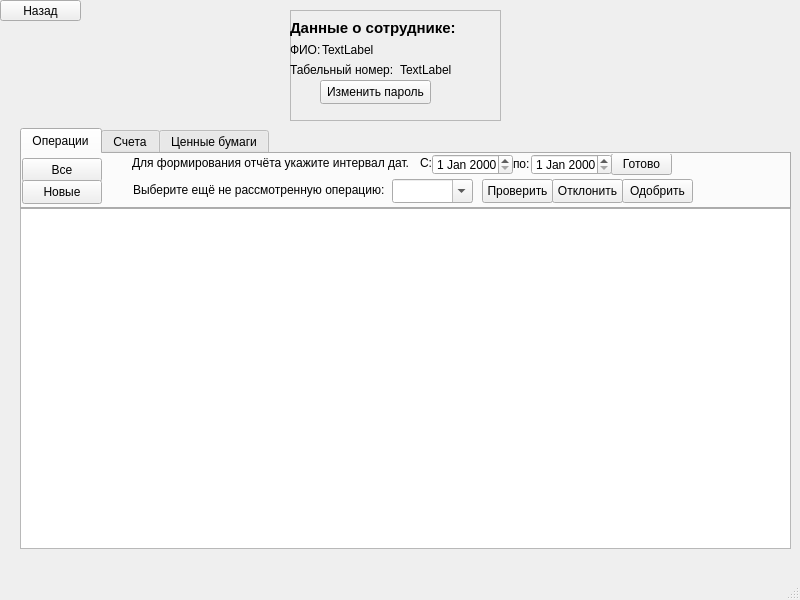
<?xml version="1.0" encoding="UTF-8"?>
<ui version="4.0">
 <class>EmplOperator</class>
 <widget class="QMainWindow" name="EmplOperator">
  <property name="geometry">
   <rect>
    <x>0</x>
    <y>0</y>
    <width>800</width>
    <height>600</height>
   </rect>
  </property>
  <property name="windowTitle">
   <string>MainWindow</string>
  </property>
  <widget class="QWidget" name="centralwidget">
   <widget class="QTableWidget" name="tblOutput">
    <property name="geometry">
     <rect>
      <x>20</x>
      <y>208</y>
      <width>771</width>
      <height>341</height>
     </rect>
    </property>
   </widget>
   <widget class="QTabWidget" name="tabWidget">
    <property name="geometry">
     <rect>
      <x>20</x>
      <y>128</y>
      <width>771</width>
      <height>81</height>
     </rect>
    </property>
    <property name="currentIndex">
     <number>0</number>
    </property>
    <widget class="QWidget" name="tab">
     <attribute name="title">
      <string>Операции</string>
     </attribute>
     <widget class="QPushButton" name="btnDealsAll">
      <property name="geometry">
       <rect>
        <x>0</x>
        <y>4</y>
        <width>80</width>
        <height>24</height>
       </rect>
      </property>
      <property name="text">
       <string>Все</string>
      </property>
     </widget>
     <widget class="QPushButton" name="btnDealsNew">
      <property name="geometry">
       <rect>
        <x>0</x>
        <y>26</y>
        <width>80</width>
        <height>24</height>
       </rect>
      </property>
      <property name="text">
       <string>Новые</string>
      </property>
     </widget>
     <widget class="QPushButton" name="btnDealsReport">
      <property name="geometry">
       <rect>
        <x>589</x>
        <y>-1</y>
        <width>61</width>
        <height>22</height>
       </rect>
      </property>
      <property name="text">
       <string>Готово</string>
      </property>
     </widget>
     <widget class="QLabel" name="label">
      <property name="geometry">
       <rect>
        <x>110</x>
        <y>1</y>
        <width>281</width>
        <height>16</height>
       </rect>
      </property>
      <property name="text">
       <string>Для формирования отчёта укажите интервал дат.</string>
      </property>
     </widget>
     <widget class="QDateEdit" name="dateEdit">
      <property name="geometry">
       <rect>
        <x>410</x>
        <y>0</y>
        <width>81</width>
        <height>21</height>
       </rect>
      </property>
     </widget>
     <widget class="QDateEdit" name="dateEdit_2">
      <property name="geometry">
       <rect>
        <x>509</x>
        <y>0</y>
        <width>81</width>
        <height>21</height>
       </rect>
      </property>
     </widget>
     <widget class="QLabel" name="label_2">
      <property name="geometry">
       <rect>
        <x>491</x>
        <y>2</y>
        <width>21</width>
        <height>16</height>
       </rect>
      </property>
      <property name="text">
       <string>по:</string>
      </property>
     </widget>
     <widget class="QComboBox" name="comboBox">
      <property name="geometry">
       <rect>
        <x>370</x>
        <y>25</y>
        <width>81</width>
        <height>24</height>
       </rect>
      </property>
      <property name="editable">
       <bool>true</bool>
      </property>
     </widget>
     <widget class="QLabel" name="label_3">
      <property name="geometry">
       <rect>
        <x>111</x>
        <y>28</y>
        <width>261</width>
        <height>16</height>
       </rect>
      </property>
      <property name="text">
       <string>Выберите ещё не рассмотренную операцию:</string>
      </property>
     </widget>
     <widget class="QPushButton" name="btnDealCheck">
      <property name="geometry">
       <rect>
        <x>460</x>
        <y>25</y>
        <width>71</width>
        <height>24</height>
       </rect>
      </property>
      <property name="text">
       <string>Проверить</string>
      </property>
     </widget>
     <widget class="QPushButton" name="btnDealReject">
      <property name="geometry">
       <rect>
        <x>530</x>
        <y>25</y>
        <width>71</width>
        <height>24</height>
       </rect>
      </property>
      <property name="text">
       <string>Отклонить</string>
      </property>
     </widget>
     <widget class="QPushButton" name="btnDealAccept">
      <property name="geometry">
       <rect>
        <x>600</x>
        <y>25</y>
        <width>71</width>
        <height>24</height>
       </rect>
      </property>
      <property name="text">
       <string>Одобрить</string>
      </property>
     </widget>
     <widget class="QLabel" name="label_4">
      <property name="geometry">
       <rect>
        <x>398</x>
        <y>1</y>
        <width>16</width>
        <height>16</height>
       </rect>
      </property>
      <property name="text">
       <string>C:</string>
      </property>
     </widget>
    </widget>
    <widget class="QWidget" name="tab_2">
     <attribute name="title">
      <string>Счета</string>
     </attribute>
     <widget class="QPushButton" name="btnAccntsAll">
      <property name="geometry">
       <rect>
        <x>0</x>
        <y>4</y>
        <width>80</width>
        <height>24</height>
       </rect>
      </property>
      <property name="text">
       <string>Все</string>
      </property>
     </widget>
     <widget class="QPushButton" name="btnAccntsNew">
      <property name="geometry">
       <rect>
        <x>0</x>
        <y>26</y>
        <width>80</width>
        <height>24</height>
       </rect>
      </property>
      <property name="text">
       <string>Новые</string>
      </property>
     </widget>
     <widget class="QComboBox" name="comboBox_2">
      <property name="geometry">
       <rect>
        <x>120</x>
        <y>10</y>
        <width>121</width>
        <height>24</height>
       </rect>
      </property>
      <property name="editable">
       <bool>true</bool>
      </property>
     </widget>
     <widget class="QPushButton" name="pushButton">
      <property name="geometry">
       <rect>
        <x>240</x>
        <y>10</y>
        <width>80</width>
        <height>24</height>
       </rect>
      </property>
      <property name="text">
       <string>Отклонить</string>
      </property>
     </widget>
    </widget>
    <widget class="QWidget" name="tab_3">
     <attribute name="title">
      <string>Ценные бумаги</string>
     </attribute>
     <widget class="QPushButton" name="btnDealsNew_3">
      <property name="geometry">
       <rect>
        <x>0</x>
        <y>4</y>
        <width>80</width>
        <height>24</height>
       </rect>
      </property>
      <property name="text">
       <string>Новые</string>
      </property>
     </widget>
     <widget class="QPushButton" name="btnDealsAll_3">
      <property name="geometry">
       <rect>
        <x>0</x>
        <y>4</y>
        <width>80</width>
        <height>24</height>
       </rect>
      </property>
      <property name="text">
       <string>Все</string>
      </property>
     </widget>
     <widget class="QPushButton" name="btnAccntsNew_3">
      <property name="geometry">
       <rect>
        <x>0</x>
        <y>26</y>
        <width>80</width>
        <height>24</height>
       </rect>
      </property>
      <property name="text">
       <string>Новые</string>
      </property>
     </widget>
    </widget>
   </widget>
   <widget class="QFrame" name="frmInfo">
    <property name="geometry">
     <rect>
      <x>290</x>
      <y>10</y>
      <width>211</width>
      <height>111</height>
     </rect>
    </property>
    <property name="frameShape">
     <enum>QFrame::Shape::StyledPanel</enum>
    </property>
    <property name="frameShadow">
     <enum>QFrame::Shadow::Raised</enum>
    </property>
    <widget class="QLabel" name="lblCompanyName">
     <property name="geometry">
      <rect>
       <x>0</x>
       <y>32</y>
       <width>61</width>
       <height>16</height>
      </rect>
     </property>
     <property name="text">
      <string>ФИО:</string>
     </property>
    </widget>
    <widget class="QLabel" name="lnlINN">
     <property name="geometry">
      <rect>
       <x>0</x>
       <y>52</y>
       <width>111</width>
       <height>16</height>
      </rect>
     </property>
     <property name="text">
      <string>Табельный номер:</string>
     </property>
    </widget>
    <widget class="QLabel" name="lblINNTxt">
     <property name="geometry">
      <rect>
       <x>110</x>
       <y>50</y>
       <width>91</width>
       <height>20</height>
      </rect>
     </property>
     <property name="text">
      <string>TextLabel</string>
     </property>
    </widget>
    <widget class="QLabel" name="lblCompanyNameTxt">
     <property name="geometry">
      <rect>
       <x>32</x>
       <y>30</y>
       <width>151</width>
       <height>20</height>
      </rect>
     </property>
     <property name="text">
      <string>TextLabel</string>
     </property>
    </widget>
    <widget class="QPushButton" name="btnUserChanges">
     <property name="geometry">
      <rect>
       <x>30</x>
       <y>70</y>
       <width>111</width>
       <height>24</height>
      </rect>
     </property>
     <property name="text">
      <string>Изменить пароль</string>
     </property>
    </widget>
    <widget class="QLabel" name="lblUserInfo">
     <property name="geometry">
      <rect>
       <x>0</x>
       <y>10</y>
       <width>171</width>
       <height>16</height>
      </rect>
     </property>
     <property name="font">
      <font>
       <pointsize>11</pointsize>
       <bold>true</bold>
      </font>
     </property>
     <property name="text">
      <string>Данные о сотруднике:</string>
     </property>
    </widget>
   </widget>
   <widget class="QPushButton" name="btnBack_2">
    <property name="geometry">
     <rect>
      <x>0</x>
      <y>0</y>
      <width>81</width>
      <height>21</height>
     </rect>
    </property>
    <property name="text">
     <string>Назад</string>
    </property>
   </widget>
  </widget>
  <widget class="QMenuBar" name="menubar">
   <property name="geometry">
    <rect>
     <x>0</x>
     <y>0</y>
     <width>800</width>
     <height>21</height>
    </rect>
   </property>
  </widget>
  <widget class="QStatusBar" name="statusbar"/>
 </widget>
 <resources/>
 <connections/>
</ui>
